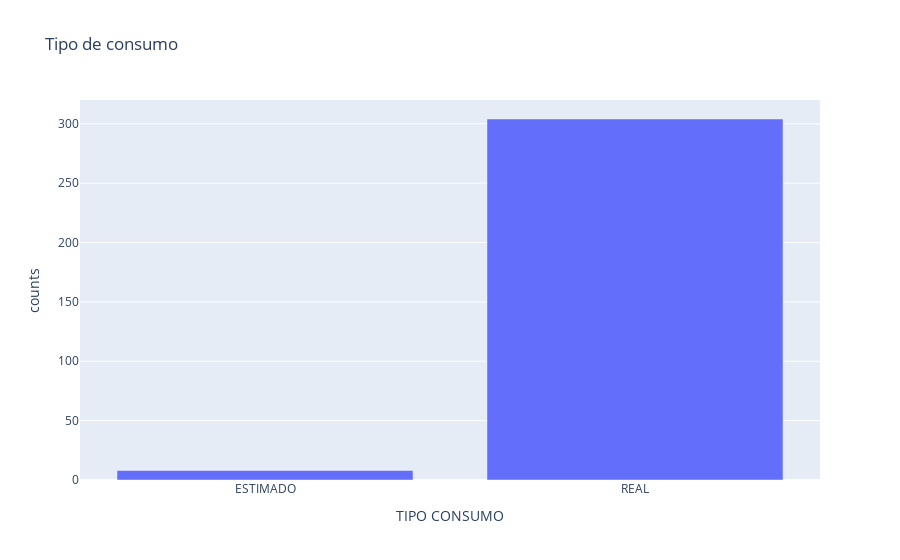

The notebook cell saved with this chart:
### Markdown cell above
##### TIPO CONSUMO

### Code cell
data = df.groupby("TIPO CONSUMO")["TIPO CONSUMO"].size().reset_index(name='counts')
fig = px.bar(data, x="TIPO CONSUMO", y="counts", title="Tipo de consumo")
fig.show()

### Figure 1 — Plotly figure (JSON) as saved in the notebook; plotly's stock layout.template omitted (floating-point values rounded to 4 significant figures)
{"data": [{"alignmentgroup": "True", "hovertemplate": "TIPO CONSUMO=%{x}<br>counts=%{y}<extra></extra>", "legendgroup": "", "marker": {"color": "#636efa", "pattern": {"shape": ""}}, "name": "", "offsetgroup": "", "orientation": "v", "showlegend": false, "textposition": "auto", "type": "bar", "x": ["ESTIMADO", "REAL"], "xaxis": "x", "y": [8, 304], "yaxis": "y"}], "layout": {"barmode": "relative", "legend": {"tracegroupgap": 0}, "title": {"text": "Tipo de consumo"}, "xaxis": {"anchor": "y", "domain": [0, 1], "title": {"text": "TIPO CONSUMO"}}, "yaxis": {"anchor": "x", "domain": [0, 1], "title": {"text": "counts"}}}}
